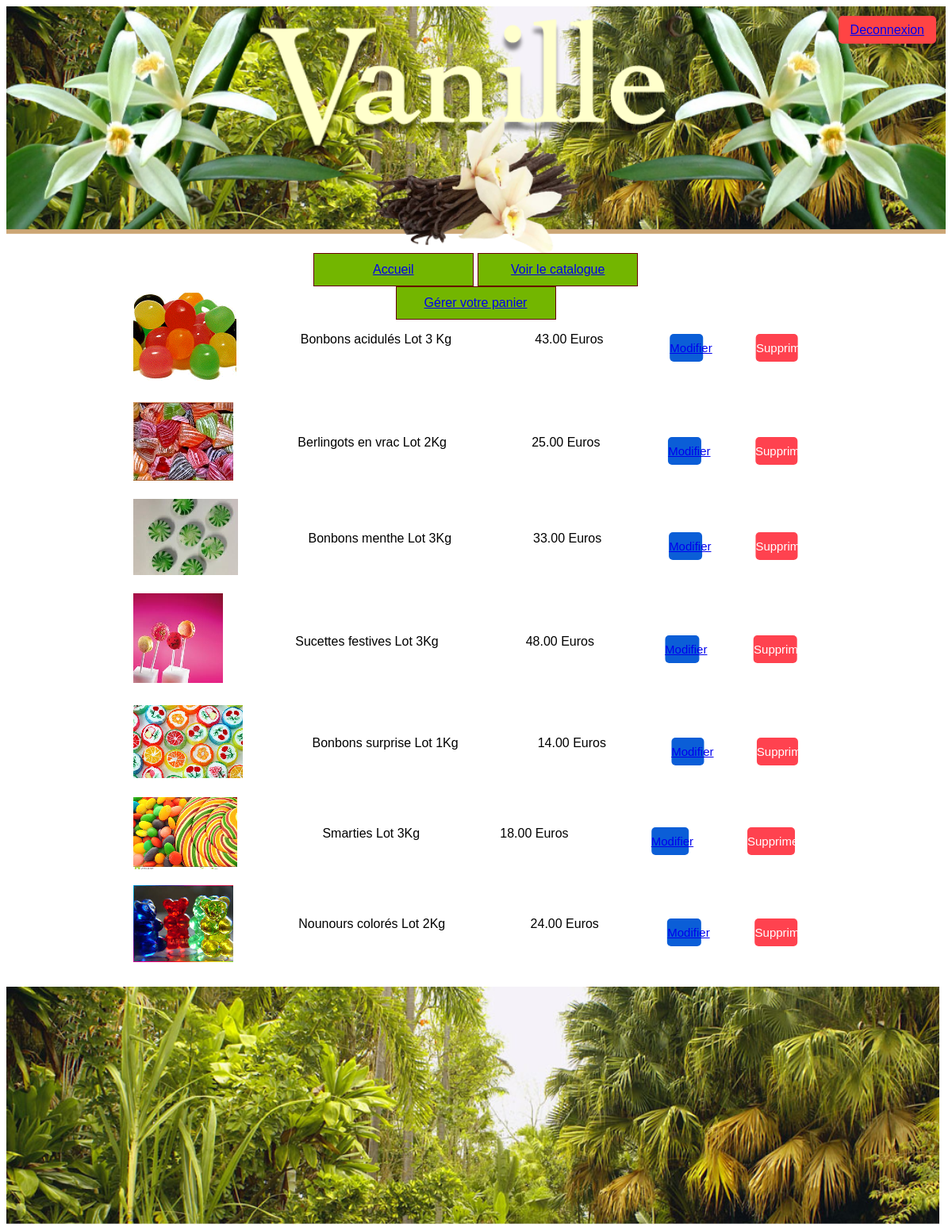
Page /index.php?uc=gererProduits&etatGestion=voirProduits&cat=bon&action=voirProduits (signed in) on the committed database.
### tables this page shows
CREATE TABLE IF NOT EXISTS `produit` (
  `PDT_id` char(5) NOT NULL,
  `description` char(50) DEFAULT NULL,
  `prix` decimal(10,2) DEFAULT NULL,
  `image` char(32) DEFAULT NULL,
  `idCategorie` char(3) NOT NULL,
  PRIMARY KEY (`PDT_id`),
  KEY `I_FK_Produit_CATEGORIE` (`idCategorie`)
);

### util/class.pdoVanille.inc.php (called while the page is built, shortened)
<?php
class PdoVanille
{
	private static $monPdo;
	private static $monPdoVanille = null;
	private function __construct()
	{
		PdoVanille::$monPdo = new PDO('mysql:host=localhost;dbname=vanille', 'root', '');
		PdoVanille::$monPdo->query("SET CHARACTER SET utf8");
	}
	public  static function getPdoVanille()
	{
		if (PdoVanille::$monPdoVanille == null) {
			PdoVanille::$monPdoVanille = new PdoVanille();
		}
		return PdoVanille::$monPdoVanille;
	}
	public function getLesProduitsDeCategorie($idCategorie)
	{
		$req = "select * from produit where idCategorie = '$idCategorie'";
		$res = PdoVanille::$monPdo->query($req);
		$lesLignes = $res->fetchAll();
		return $lesLignes;
	}
}

### vues/admin/v_produits.php (the view)
<div id="produits">
<?php
foreach( $lesProduits as $unProduit)
{
	$id = $unProduit['PDT_id'];
	$description = $unProduit['description'];
	$prix=$unProduit['prix'];
	$image = $unProduit['image'];
  ?>
<table  cellpadding=10 width=100% cellspacing=0>
	<tr>
			<td><img src="<?=$image ?>" alt=image /></td>
			<td><?=$description ?></td>
			 <td><?=$prix." Euros" ?></td>
			 <td><div class="btn-co-produits" style="background: #0b5ed7"><a href="index.php?uc=gererProduits&etatGestion=modifierProduit&idProduit=<?=$id ?>">Modifier</a></div></td>
			 <td><div class="btn-co-produits" style="background: #ff424f">Supprimer</div></td>
	</tr>
<?php
}
?>
</table>
</div>

### util/cssGeneral.css (style rules this page uses)
html { font: normal 100%/1.2em "Trebuchet MS", Verdana, Helvetica, Arial, sans-serif; }
#produits { padding: 0 150px; }
.btn-co-produits { text-align: center; height: 35px; line-height: 35px; background-color: #73B600; color: white; border-radius: 5px; margin-left: 50%; transform: translate(-50%); margin-top: 20px; cursor: pointer; font-weight: 500; font-size: 15px; transition: 200ms; }

### rows in the picture
produit: image (picture), description "Bonbons acidulés Lot 3 Kg", prix "43.00"
produit: image (picture), description "Berlingots en vrac Lot 2Kg", prix "25.00"
produit: image (picture), description "Bonbons menthe Lot 3Kg", prix "33.00"
produit: image (picture), description "Sucettes festives Lot 3Kg", prix "48.00"
produit: image (picture), description "Bonbons surprise Lot 1Kg", prix "14.00"
produit: image (picture), description "Smarties Lot 3Kg", prix "18.00"
produit: image (picture), description "Nounours colorés Lot 2Kg", prix "24.00"
